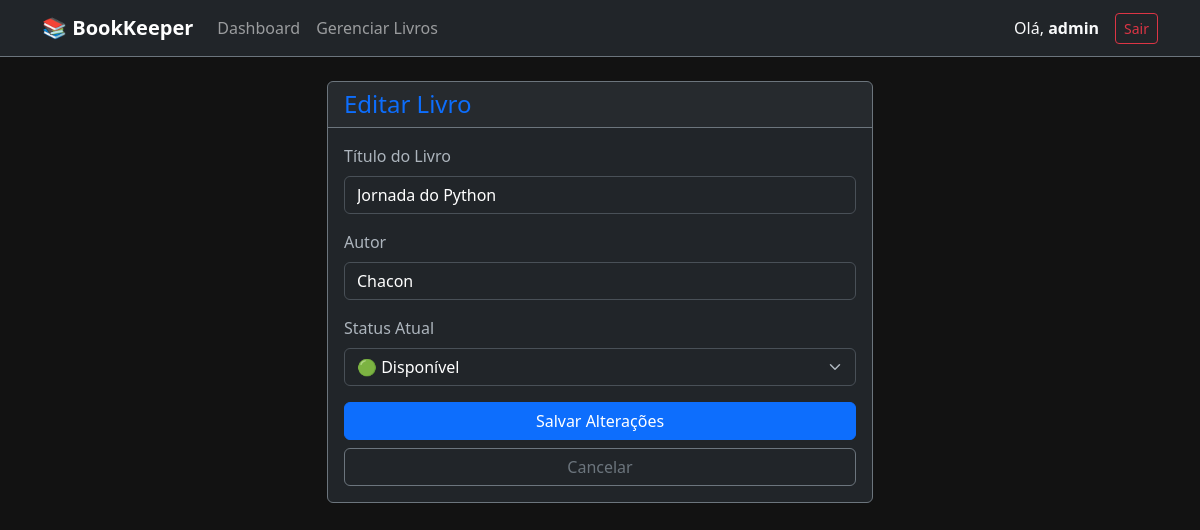
The page /editar/4 (signed in) on the database its author committed.
### app.py (models this page shows)
class Livro(db.Model):
    id = db.Column(db.Integer, primary_key=True)
    titulo = db.Column(db.String(100), nullable=False)
    autor = db.Column(db.String(100), nullable=False)
    status = db.Column(db.String(20), default='Disponível')
    usuario_id = db.Column(db.Integer, db.ForeignKey('usuario.id'), nullable=False)

### app.py (the view)
@app.route('/editar/<int:id>', methods=['GET', 'POST'])
def editar(id):
    if 'usuario_nome' not in session:
        return redirect(url_for('login'))
    livro = Livro.query.get_or_404(id)
    if livro.usuario_id != session['usuario_id']:
        return "<h3>Acesso Negado!</h3>"
    if request.method == 'POST':
        livro.titulo = request.form['titulo']
        livro.autor = request.form['autor']
        livro.status = request.form['status']
        db.session.commit()
        return redirect(url_for('livros'))
    return render_template('editar.html', livro=livro)

### templates/editar.html (shortened to what this page needs)
{% extends 'base.html' %}
{% block content %}
<div class="row justify-content-center">
    <div class="col-md-6">
        <div class="card bg-dark border-secondary">
            <div class="card-header border-secondary">
                <h4 class="mb-0 text-primary">Editar Livro</h4>
            </div>
            <div class="card-body">
                <form action="/editar/{{ livro.id }}" method="POST">
                    <div class="mb-3">
                        <label for="titulo" class="form-label">Título do Livro</label>
                        <input type="text" class="form-control bg-dark text-white"
                               id="titulo" name="titulo"
                               value="{{ livro.titulo }}" required>
                    </div>
                    <div class="mb-3">
                        <label for="autor" class="form-label">Autor</label>
                        <input type="text" class="form-control bg-dark text-white"
                               id="autor" name="autor"
                               value="{{ livro.autor }}" required>
                    </div>
                    <div class="mb-3">
                        <label class="form-label">Status Atual</label>
                        <select class="form-select bg-dark text-white" name="status">
                            <option value="Disponível" {% if livro.status == 'Disponível' %}selected{% endif %}>🟢 Disponível</option>
                        </select>
                    </div>
                    <div class="d-grid gap-2">
                        <button type="submit" class="btn btn-primary">Salvar Alterações</button>
                        <a href="/livros" class="btn btn-outline-secondary">Cancelar</a>
                    </div>
                </form>
            </div>
        </div>
    </div>
</div>
{% endblock %}

### templates/base.html (style rules this page uses)
body { background-color: #121212; }

### rows shown on the page
Livro: titulo "Jornada do Python", autor "Chacon", status "🟢 Disponível"

### other values the page prints
{{ session['usuario_nome'] }} "admin"
